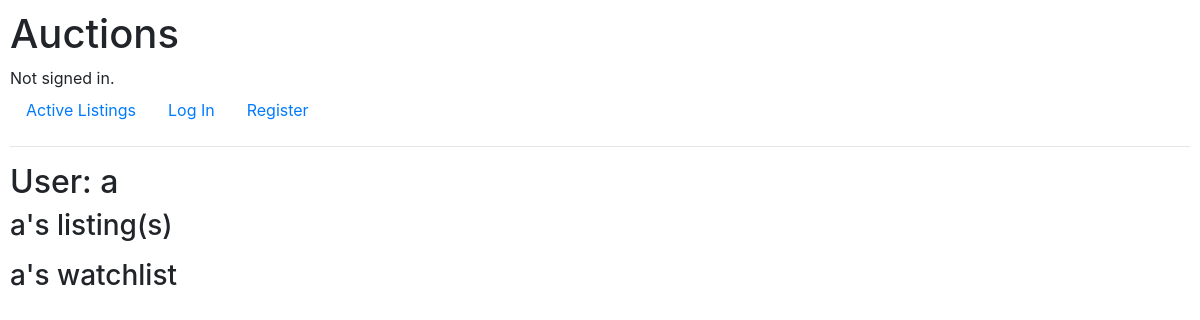
Page /user_page/1 on the earlier database version.
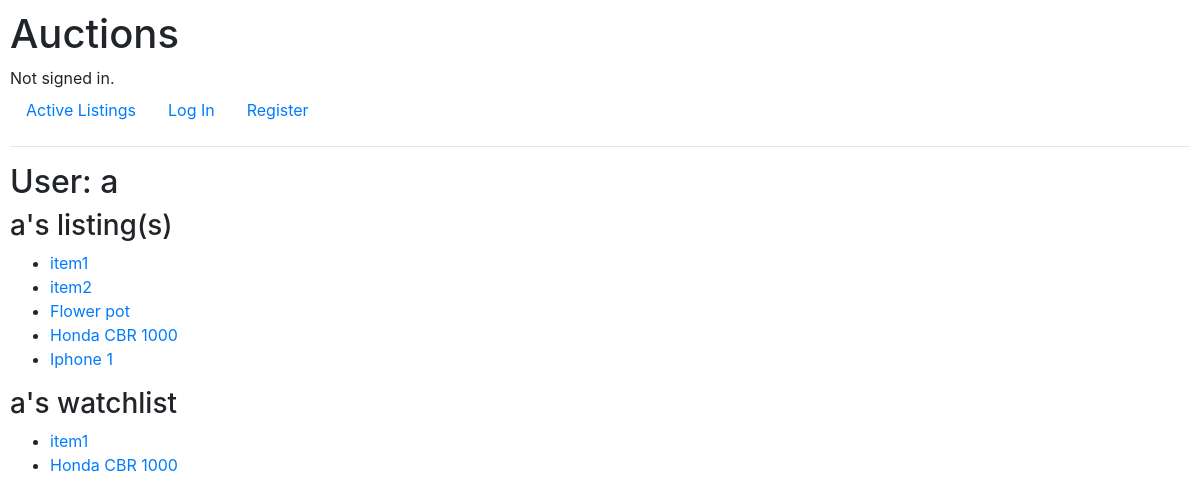
Same page on the later database version.
### auctions/models.py (models this page shows, shortened)
class Listing(models.Model):
    user = models.ForeignKey(User, on_delete=models.CASCADE, related_name="seller")
    category = models.ForeignKey(Category, on_delete=models.SET_NULL, blank=True, null=True, related_name="category")
    title = models.CharField(max_length=64)
    description = models.TextField(max_length=1000)
    date = models.DateTimeField(auto_now_add=True)
    start_price = models.IntegerField(validators=[MinValueValidator(0)])
    current_price = models.IntegerField(validators=[MinValueValidator(0)])
    image_url = models.URLField(null=True, blank=True)
    is_active = models.BooleanField(default=True)

### auctions/views.py (the view)
# urls.py: path("user_page/<int:user_id>", views.user_page, name="user_page"),
def user_page(request, user_id):
    existing_user_ids = User.objects.all().values_list("id", flat=True)
    if user_id in existing_user_ids:
        user_target = User.objects.get(id=user_id)
        watched = user_target.watcher.all()
        listings_id = watched.values_list("listing", flat=True)
        return render(request, "auctions/user_page.html", {
            "user_target": user_target,
            "listings": user_target.seller.all(),
            "watchlist": Listing.objects.filter(id__in=listings_id)
        })
    else:
        return HttpResponseRedirect(reverse("index"))

### auctions/templates/auctions/user_page.html
{% extends "auctions/layout.html" %}
{% block body %}
    <h2>User: {{ user_target.username }}</h2>
    <div>
        <h3>{{ user_target.username }}'s listing(s)</h3>
        <div>
            <ul>
            {% for listing in listings %}
                <li>
                    <a href="{% url 'listing' listing.id %}">
                        {{ listing.title }}
                    </a>
                </li>
            {% endfor %}
            </ul>
        </div>
    </div>
    <div>
        <h3>{{ user_target.username }}'s watchlist</h3>
        <div>
            <ul>
            {% for listing in watchlist %}
                <li>
                    <a href="{% url 'listing' listing.id %}">
                        {{ listing.title }}
                    </a>
                </li>
            {% endfor %}
            </ul>
        </div>
    </div>
{% endblock %}

Differences in the rows shown:
added Listing: title "item1"
added Listing: title "item2", shown under "a's listing(s)"
added Listing: title "Flower pot", shown under "a's listing(s)"
added Listing: title "Honda CBR 1000"
added Listing: title "Iphone 1", shown under "a's listing(s)"
